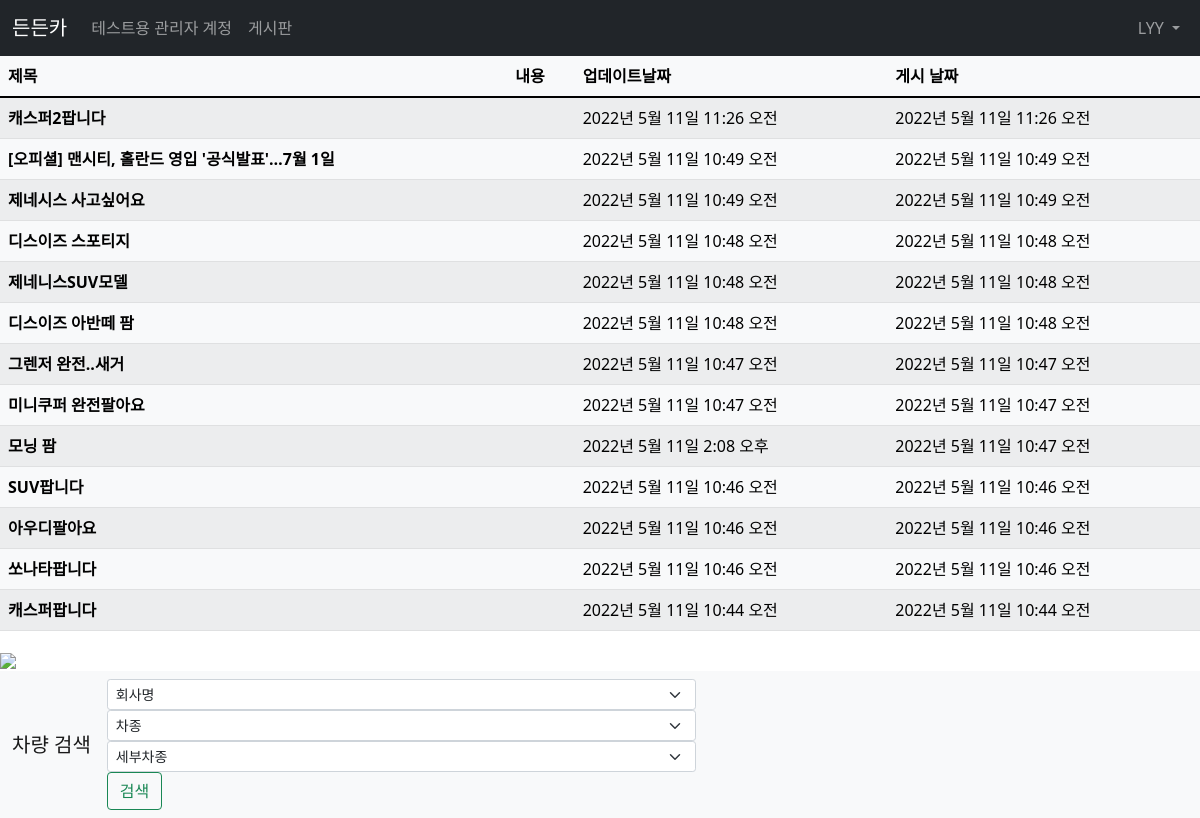
Screenshot of / (signed in) with the database file from the repository.
### blog/models.py (models this page shows, shortened)
class Post(models.Model):
    title = models.CharField(max_length=30)
    가격=models.CharField(max_length=100,blank=True)
    content = models.TextField()
    head_image=models.ImageField(upload_to='blog/images/%Y/%m/%d/',blank=True)
    created_at = models.DateTimeField(auto_now_add=True)
    updated_at = models.DateTimeField(auto_now=True)
    author = models.ForeignKey(User,null=True, on_delete=models.SET_NULL)
    category=models.ForeignKey(Category,null=True,blank=True, on_delete=models.SET_NULL)

### main/views.py (the view)
# urls.py: path('', views.main, name="main"),
def main(request):
    posts = Post.objects.all().order_by('-pk')
    maker = ['현대', '기아']
    h = ['그랜저', '소나타', '투싼']
    g = ['k5', 'k7', 'ev6']
    return render(request,"main/main.html",
                  {
                      'posts':posts,
                      'maker':maker,
                      'h': h,
                      'g':g
                  })

### main/templates/main/main.html (shortened to what this page needs)
<!DOCTYPE html>
{% load static %}
<html lang="ko">
<head>
    <link href="https://cdn.jsdelivr.net/npm/bootstrap@5.1.3/dist/css/bootstrap.min.css" rel="stylesheet">
  </head>
<body>
    {% load socialaccount %}
    <nav class="navbar navbar-expand-lg navbar-dark bg-dark">
        <div class="container-fluid">
          <a class="navbar-brand" href="http://127.0.0.1:8000">든든카</a>
          <div class="collapse navbar-collapse" id="navbarNavDropdown">
            <ul class="navbar-nav">
              <li class="nav-item">
                <a class="nav-link" href="http://127.0.0.1:8000/admin">테스트용 관리자 계정</a>
              </li>
              <li class="nav-item">
                <a class="nav-link" href="http://127.0.0.1:8000/blog">게시판</a>
              </li>
            </ul>
            <ul class = "navbar-nav ms-auto">
              {% if user.is_authenticated %}
              <li class="nav-item dropdown">
                <a class="nav-link dropdown-toggle" href="#" id="navbarDropdownMenuLink" role="button" data-bs-toggle="dropdown" aria-expanded="false">
                    {{user.username}}
                </a>
              </li>
              {% else %}
              <li class="nav-item">
                <a class="nav-link" href="#" data-bs-toggle="modal" data-bs-target="#loginmodal">Log in</a>
              </li>
              {% endif %}
            </ul>
          </div>
        </div>
    </nav>
    <table class="table table-light  table-striped">
        <thead class="thead-dark">
          <tr>
            <th scope="col">제목</th>
            <th scope="col">내용</th>
            <th scope="col">업데이트날짜</th>
            <th scope="col">게시 날짜</th>
          </tr>
        </thead>
        <tbody>
          {% for p in posts %}
          <tr>
            <th>{{p.title}}</th>
            <td>{{p.content}}</td>
            <td>{{p.updated_at}}</td>
            <td>{{p.created_at}}</td>
          </tr>
          {% endfor %}
        </tbody>
        </table>
    <div>
        <div>
            <img src="https://www.autospy.net/data/editor/2201/thumb-e019833800392a6e6b4636ab29eb19df_1641346698_5751_700x467.jpg" class="img-fluid w-100">
        </div>
    </div>
    <nav class="navbar navbar-expand-lg navbar-light bg-light">
      <div class="container-fluid">
        <a class="navbar-brand" href="#">차량 검색</a>
        <form class="flex-fill">
        <select id="maker" class="form-select form-select-sm" aria-label=".form-select-lg example">
          <option selected>회사명</option>
        </select>
        <select class="form-select form-select-sm" aria-label=".form-select-lg example">
          <option selected id="car_list">차종</option>
        </select>
        <select class="form-select form-select-sm" aria-label=".form-select-lg example">
          <option selected>세부차종</option>
        </select>
        <button class="btn btn-outline-success" type="submit">검색</button>
      </form>
      </div>
    </nav>
  </body>
</html>

### main/templates/main/main.html (style rules this page uses)
select { weight : 200px }

### rows the page displays
Post: title "캐스퍼2팝니다", updated_at "2022년 5월 11일 11:26 오전", created_at "2022년 5월 11일 11:26 오전"
Post: title "[오피셜] 맨시티, 홀란드 영입 '공식발표'…7월 1일", updated_at "2022년 5월 11일 10:49 오전", created_at "2022년 5월 11일 10:49 오전"
Post: title "제네시스 사고싶어요", updated_at "2022년 5월 11일 10:49 오전", created_at "2022년 5월 11일 10:49 오전"
Post: title "디스이즈 스포티지", updated_at "2022년 5월 11일 10:48 오전", created_at "2022년 5월 11일 10:48 오전"
Post: title "제네니스SUV모델", updated_at "2022년 5월 11일 10:48 오전", created_at "2022년 5월 11일 10:48 오전"
Post: title "디스이즈 아반떼 팜", updated_at "2022년 5월 11일 10:48 오전", created_at "2022년 5월 11일 10:48 오전"
Post: title "그렌저 완전..새거", updated_at "2022년 5월 11일 10:47 오전", created_at "2022년 5월 11일 10:47 오전"
Post: title "미니쿠퍼 완전팔아요", updated_at "2022년 5월 11일 10:47 오전", created_at "2022년 5월 11일 10:47 오전"
Post: title "모닝 팜", updated_at "2022년 5월 11일 2:08 오후", created_at "2022년 5월 11일 10:47 오전"
Post: title "SUV팝니다", updated_at "2022년 5월 11일 10:46 오전", created_at "2022년 5월 11일 10:46 오전"
Post: title "아우디팔아요", updated_at "2022년 5월 11일 10:46 오전", created_at "2022년 5월 11일 10:46 오전"
Post: title "쏘나타팝니다", updated_at "2022년 5월 11일 10:46 오전", created_at "2022년 5월 11일 10:46 오전"
Post: title "캐스퍼팝니다", updated_at "2022년 5월 11일 10:44 오전", created_at "2022년 5월 11일 10:44 오전"

### other values shown
{{ user.username }} "LYY"
